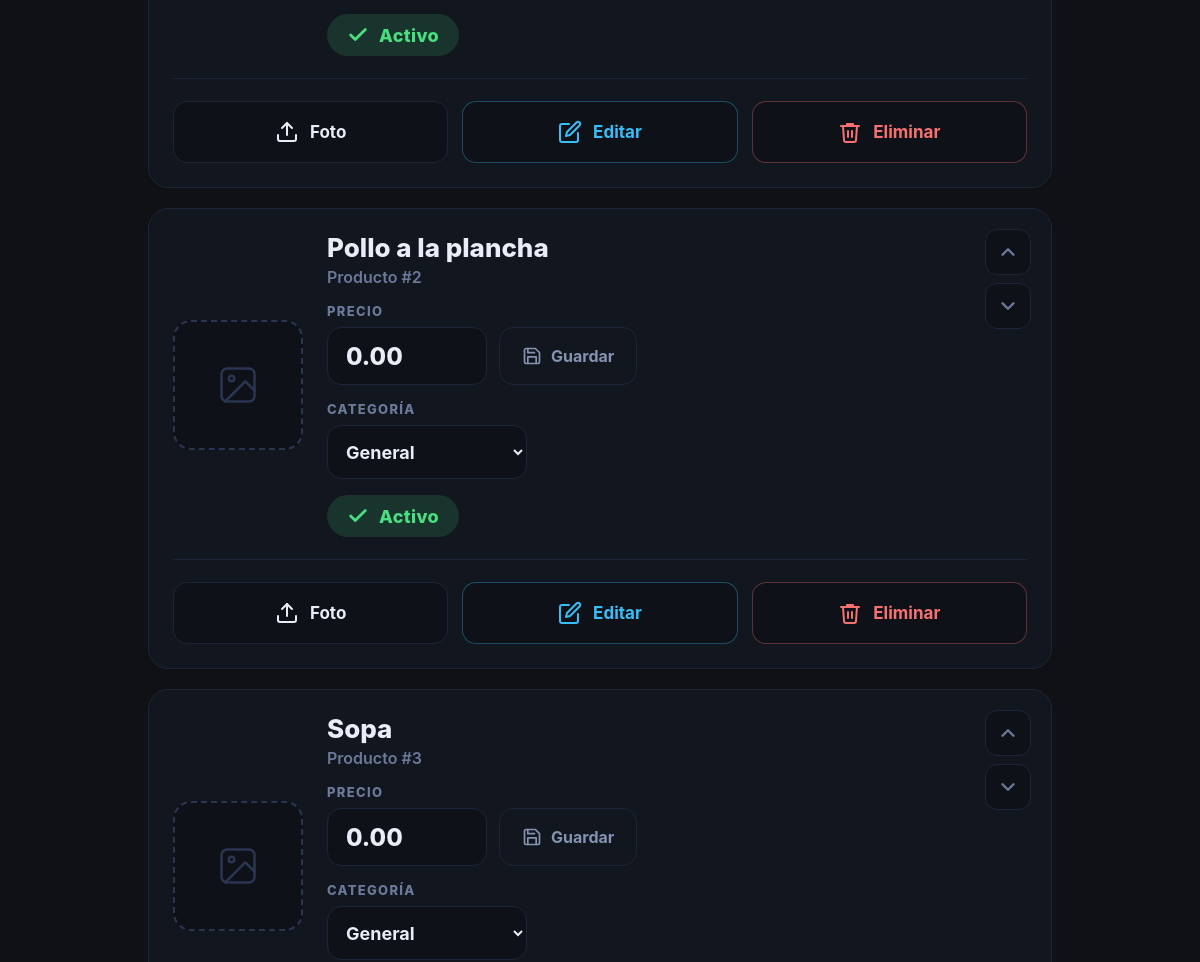
The app's page /admin/products (signed in, middle part), older data.
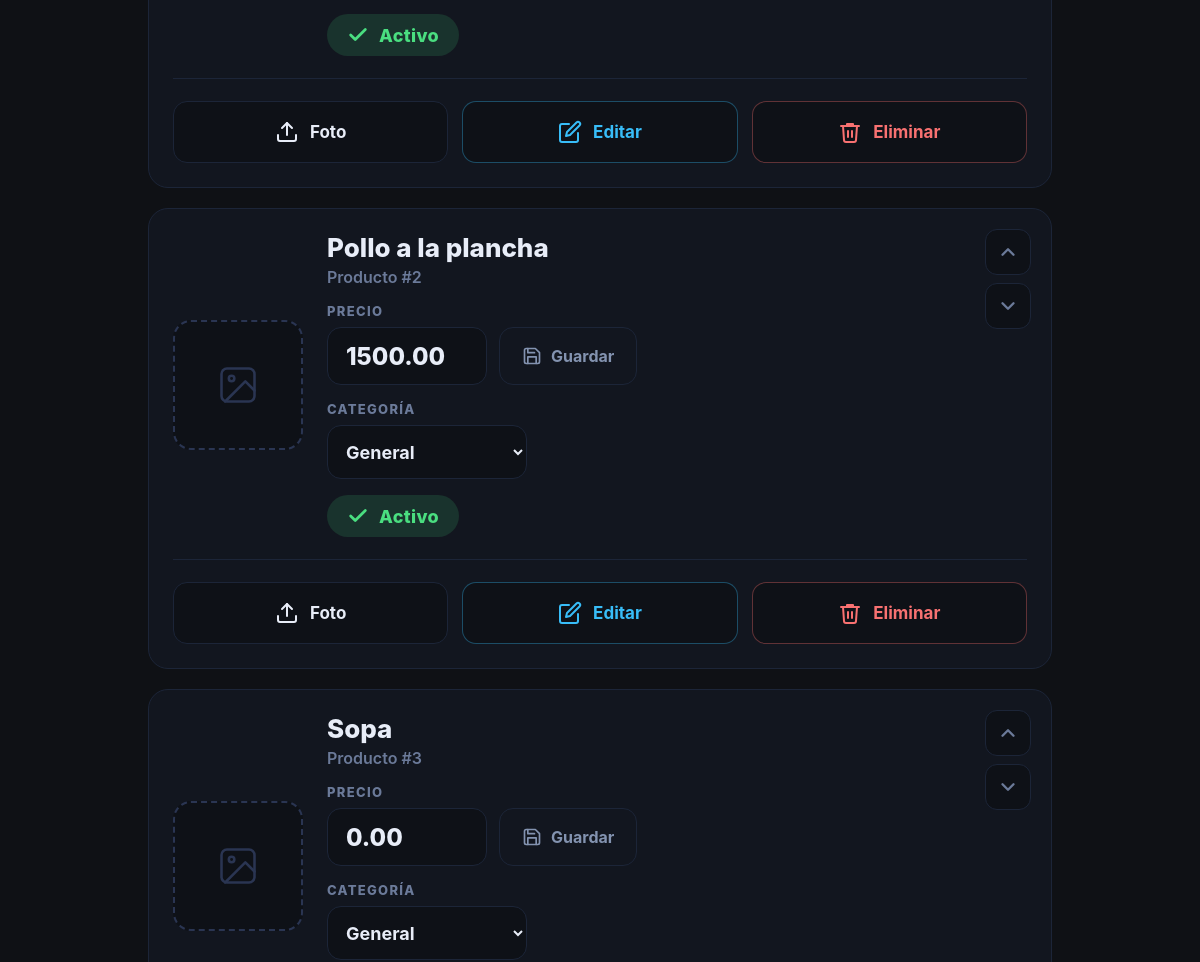
The same page, newer data.
### app/models.py (models this page shows)
class Product(Base):
    __tablename__ = "products"
    id: Mapped[int] = mapped_column(Integer, primary_key=True, index=True)
    name: Mapped[str] = mapped_column(String(200), unique=True, nullable=False)
    active: Mapped[bool] = mapped_column(Boolean, default=True)
    display_order: Mapped[int] = mapped_column(Integer, default=0)
    image_path: Mapped[str | None] = mapped_column(String(300), nullable=True)
    price: Mapped[float] = mapped_column(Float, default=0)
    category: Mapped[str] = mapped_column(String(40), default="General")
    created_at: Mapped[datetime] = mapped_column(DateTime, default=cr_now)

### app/routes/web.py (the view)
@router.get("/admin/products")
def admin_products(request: Request, db: Session = Depends(get_db)):
    if not require_admin(request):
        return RedirectResponse(url="/admin/login")
    products = db.query(Product).order_by(Product.display_order.asc(), Product.name.asc()).all()
    return templates.TemplateResponse("admin_products.html", {"request": request, "products": products, "categories": PRODUCT_CATEGORIES, "page_title": "Admin Products"})

### app/templates/admin_products.html (shortened to what the changed rows need)
{% extends 'base.html' %}
{% block content %}
<div class="ap-wrap">
  {% if products %}
  <div class="ap-list">
    {% for p in products %}
    <div class="ap-card">
      <div class="ap-reorder">
        <form method="post" action="/admin/products/{{ p.id }}/move">
          <button class="ap-order-btn" type="submit" title="{{ t('prod.subir') }}">
            <svg viewBox="0 0 24 24"><path d="M18 15l-6-6-6 6"/></svg>
          </button>
        </form>
        <form method="post" action="/admin/products/{{ p.id }}/move">
          <button class="ap-order-btn" type="submit" title="{{ t('prod.bajar') }}">
            <svg viewBox="0 0 24 24"><path d="M6 9l6 6 6-6"/></svg>
          </button>
        </form>
      </div>
      <div class="ap-card-main">
        {% if p.image_path %}
        <img src="{{ p.image_path }}" alt="{{ p.name }}" class="ap-photo">
        {% else %}
        <div class="ap-photo-placeholder">
          <svg viewBox="0 0 24 24"><rect x="3" y="3" width="18" height="18" rx="3"/><circle cx="8.5" cy="8.5" r="1.5"/><path d="M21 15l-5-5L5 21"/></svg>
        </div>
        {% endif %}
        <div class="ap-info">
          <div>
            <div class="ap-name">{{ p.name }}</div>
            <div class="ap-id-badge">{{ t('prod.producto') }} #{{ p.id }}</div>
          </div>
          <div>
            <div class="ap-price-label">{{ t('prod.precio') }}</div>
            <form method="post" action="/admin/products/{{ p.id }}/price" class="ap-price-form">
              <input type="number" step="0.01" min="0" name="price"
                     value="{{ '%.2f'|format(p.price or 0) }}"
                     class="ap-price-input" />
              <button class="ap-price-save" type="submit">
                <svg viewBox="0 0 24 24"><path d="M19 21H5a2 2 0 0 1-2-2V5a2 2 0 0 1 2-2h11l5 5v11a2 2 0 0 1-2 2z"/><polyline points="17 21 17 13 7 13 7 21"/><polyline points="7 3 7 8 15 8"/></svg>
                {{ t('common.guardar') }}
              </button>
            </form>
          </div>
          <div>
            <div class="ap-price-label">{{ t('prod.categoria') }}</div>
            <form method="post" action="/admin/products/{{ p.id }}/category">
              <select name="category" class="ap-cat-select" onchange="this.form.submit()">
                {% for c in categories %}
                <option value="{{ c }}" {{ 'selected' if (p.category or 'General') == c else '' }}>{{ c }}</option>
                {% endfor %}
              </select>
            </form>
          </div>
          <form method="post" action="/admin/products/{{ p.id }}/toggle">
            <button type="submit" class="ap-status {{ 'active' if p.active else 'inactive' }}"
                    title="{{ t('prod.clic_desactivar') if p.active else t('prod.clic_activar') }}">
              {% if p.active %}
              <svg viewBox="0 0 24 24"><polyline points="20 6 9 17 4 12"/></svg>
              {{ t('prod.activo') }}
              {% else %}
              <svg viewBox="0 0 24 24"><circle cx="12" cy="12" r="9"/><path d="M12 8v4M12 16h.01"/></svg>
              {{ t('prod.inactivo') }}
              {% endif %}
            </button>
          </form>
        </div>
      </div>
      <div class="ap-card-actions">
        <form method="post" action="/admin/products/{{ p.id }}/photo" enctype="multipart/form-data" class="ap-action-cell">
          <label class="ap-action-btn photo" title="{{ t('prod.subir_foto') }}">
            <svg viewBox="0 0 24 24"><path d="M21 15v4a2 2 0 0 1-2 2H5a2 2 0 0 1-2-2v-4"/><polyline points="17 8 12 3 7 8"/><line x1="12" y1="3" x2="12" y2="15"/></svg>
            {{ t('prod.foto') }}
          </label>
        </form>
        <button class="ap-action-btn edit ap-edit-btn"
                data-id="{{ p.id }}" data-name="{{ p.name }}"
                type="button">
          <svg viewBox="0 0 24 24"><path d="M11 4H4a2 2 0 0 0-2 2v14a2 2 0 0 0 2 2h14a2 2 0 0 0 2-2v-7"/><path d="M18.5 2.5a2.121 2.121 0 0 1 3 3L12 15l-4 1 1-4 9.5-9.5z"/></svg>
          {{ t('common.editar') }}
        </button>
        <button class="ap-action-btn danger ap-delete-btn"
                data-id="{{ p.id }}" data-name="{{ p.name }}"
                type="button">
          <svg viewBox="0 0 24 24"><polyline points="3 6 5 6 21 6"/><path d="M19 6l-1 14a2 2 0 0 1-2 2H8a2 2 0 0 1-2-2L5 6"/><path d="M10 11v6M14 11v6"/><path d="M9 6V4h6v2"/></svg>
          {{ t('common.eliminar') }}
        </button>
      </div>
    </div>
    {% endfor %}
  </div>
  {% else %}
  <div class="ap-empty">
    <svg viewBox="0 0 24 24"><rect x="3" y="3" width="18" height="18" rx="3"/><path d="M12 8v4M12 16h.01"/></svg>
    {{ t('prod.sin') }}
  </div>
  {% endif %}
</div>
{% endblock %}

Row changes from the older to the newer data that the page shows:
changed Product "Pollo a la plancha": price "0.00" → "1500.00"
